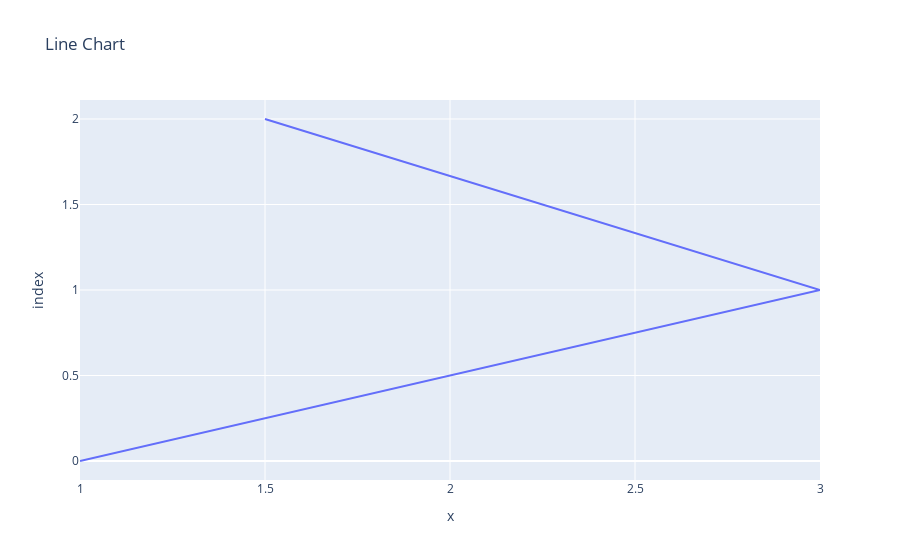

The code cell stored with this chart in its notebook:
### Code cell
x=['a','b','c']
y=[1,3,1.5]

px.line(x,y,title='Line Chart')

### Figure 1 — Plotly figure (JSON) as saved in the notebook; plotly's stock layout.template omitted (floating-point values rounded to 4 significant figures)
{"data": [{"hovertemplate": "x=%{x}<br>index=%{y}<extra></extra>", "legendgroup": "", "line": {"color": "#636efa", "dash": "solid"}, "marker": {"symbol": "circle"}, "mode": "lines", "name": "", "orientation": "h", "showlegend": false, "type": "scatter", "x": [1, 3, 1.5], "xaxis": "x", "y": [0, 1, 2], "yaxis": "y"}], "layout": {"legend": {"tracegroupgap": 0}, "title": {"text": "Line Chart"}, "xaxis": {"anchor": "y", "domain": [0, 1], "title": {"text": "x"}}, "yaxis": {"anchor": "x", "domain": [0, 1], "title": {"text": "index"}}}}
